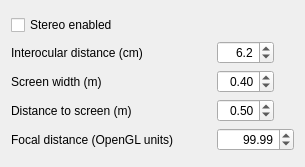
<?xml version="1.0" encoding="UTF-8"?>
<ui version="4.0">
 <class>StereoDialog</class>
 <widget class="QDialog" name="StereoDialog">
  <property name="geometry">
   <rect>
    <x>0</x>
    <y>0</y>
    <width>305</width>
    <height>167</height>
   </rect>
  </property>
  <property name="sizePolicy">
   <sizepolicy hsizetype="Minimum" vsizetype="Minimum">
    <horstretch>0</horstretch>
    <verstretch>0</verstretch>
   </sizepolicy>
  </property>
  <property name="windowTitle">
   <string>Réglages stéréo</string>
  </property>
  <layout class="QVBoxLayout" name="verticalLayout">
   <item>
    <layout class="QGridLayout" name="gridLayout">
     <item row="0" column="0">
      <widget class="QCheckBox" name="cbStereo">
       <property name="layoutDirection">
        <enum>Qt::LeftToRight</enum>
       </property>
       <property name="text">
        <string>Stereo enabled</string>
       </property>
      </widget>
     </item>
     <item row="1" column="0">
      <widget class="QLabel" name="label">
       <property name="text">
        <string>Interocular distance (cm)</string>
       </property>
      </widget>
     </item>
     <item row="1" column="1">
      <widget class="QDoubleSpinBox" name="sbIODistance">
       <property name="sizePolicy">
        <sizepolicy hsizetype="Fixed" vsizetype="Fixed">
         <horstretch>0</horstretch>
         <verstretch>0</verstretch>
        </sizepolicy>
       </property>
       <property name="alignment">
        <set>Qt::AlignRight|Qt::AlignTrailing|Qt::AlignVCenter</set>
       </property>
       <property name="value">
        <double>6.200000000000000</double>
       </property>
       <property name="decimals">
        <number>1</number>
       </property>
       <property name="singleStep">
        <double>0.100000000000000</double>
       </property>
      </widget>
     </item>
     <item row="2" column="0">
      <widget class="QLabel" name="label_3">
       <property name="text">
        <string>Screen width (m)</string>
       </property>
      </widget>
     </item>
     <item row="2" column="1">
      <widget class="QDoubleSpinBox" name="sbScreenWidth">
       <property name="sizePolicy">
        <sizepolicy hsizetype="Fixed" vsizetype="Fixed">
         <horstretch>0</horstretch>
         <verstretch>0</verstretch>
        </sizepolicy>
       </property>
       <property name="alignment">
        <set>Qt::AlignRight|Qt::AlignTrailing|Qt::AlignVCenter</set>
       </property>
       <property name="value">
        <double>0.400000000000000</double>
       </property>
       <property name="singleStep">
        <double>0.010000000000000</double>
       </property>
      </widget>
     </item>
     <item row="3" column="0">
      <widget class="QLabel" name="label_2">
       <property name="text">
        <string>Distance to screen (m)</string>
       </property>
      </widget>
     </item>
     <item row="3" column="1">
      <widget class="QDoubleSpinBox" name="sbScreenDistance">
       <property name="sizePolicy">
        <sizepolicy hsizetype="Fixed" vsizetype="Fixed">
         <horstretch>0</horstretch>
         <verstretch>0</verstretch>
        </sizepolicy>
       </property>
       <property name="alignment">
        <set>Qt::AlignRight|Qt::AlignTrailing|Qt::AlignVCenter</set>
       </property>
       <property name="value">
        <double>0.500000000000000</double>
       </property>
       <property name="singleStep">
        <double>0.010000000000000</double>
       </property>
      </widget>
     </item>
     <item row="4" column="0">
      <widget class="QLabel" name="label_4">
       <property name="text">
        <string>Focal distance (OpenGL units)</string>
       </property>
      </widget>
     </item>
     <item row="4" column="1">
      <widget class="QDoubleSpinBox" name="sbFocal">
       <property name="alignment">
        <set>Qt::AlignRight|Qt::AlignTrailing|Qt::AlignVCenter</set>
       </property>
       <property name="value">
        <double>99.989999999999995</double>
       </property>
       <property name="decimals">
        <number>2</number>
       </property>
       <property name="maximum">
        <double>99000.000000000000000</double>
       </property>
      </widget>
     </item>
    </layout>
   </item>
  </layout>
 </widget>
 <resources/>
 <connections/>
</ui>
